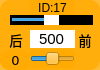
  <widget class="QWidget" name="widget_id17" native="true">
   <property name="geometry">
    <rect>
     <x>920</x>
     <y>20</y>
     <width>100</width>
     <height>70</height>
    </rect>
   </property>
   <property name="styleSheet">
    <string notr="true">background-color: rgb(255, 170, 0, 200);
border-radius:10px;</string>
   </property>
   <widget class="QLabel" name="label_ID17">
    <property name="geometry">
     <rect>
      <x>30</x>
      <y>0</y>
      <width>45</width>
      <height>16</height>
     </rect>
    </property>
    <property name="minimumSize">
     <size>
      <width>0</width>
      <height>10</height>
     </size>
    </property>
    <property name="font">
     <font>
      <family>Arial</family>
      <pointsize>9</pointsize>
     </font>
    </property>
    <property name="styleSheet">
     <string notr="true">background-color: rgb(255, 255, 255， 0);
border-radius:0px;</string>
    </property>
    <property name="text">
     <string>ID:17</string>
    </property>
    <property name="alignment">
     <set>Qt::AlignCenter</set>
    </property>
   </widget>
   <widget class="QSlider" name="horizontalSlider_pulse_id17">
    <property name="geometry">
     <rect>
      <x>10</x>
      <y>15</y>
      <width>83</width>
      <height>10</height>
     </rect>
    </property>
    <property name="autoFillBackground">
     <bool>false</bool>
    </property>
    <property name="styleSheet">
     <string notr="true">QSlider{background-color: rgb(0, 0, 0);
border-radius:0px;}
QSlider::handle {/*设置中间的那个滑动的键*/                           
    background:  rgb(255, 255, 255);
}</string>
    </property>
    <property name="minimum">
     <number>0</number>
    </property>
    <property name="maximum">
     <number>1000</number>
    </property>
    <property name="pageStep">
     <number>1</number>
    </property>
    <property name="value">
     <number>500</number>
    </property>
    <property name="orientation">
     <enum>Qt::Horizontal</enum>
    </property>
   </widget>
   <widget class="QSlider" name="horizontalSlider_dev_id17">
    <property name="geometry">
     <rect>
      <x>30</x>
      <y>50</y>
      <width>45</width>
      <height>18</height>
     </rect>
    </property>
    <property name="styleSheet">
     <string notr="true">background-color: rgb(255, 255, 255， 0);</string>
    </property>
    <property name="minimum">
     <number>-125</number>
    </property>
    <property name="maximum">
     <number>125</number>
    </property>
    <property name="pageStep">
     <number>1</number>
    </property>
    <property name="orientation">
     <enum>Qt::Horizontal</enum>
    </property>
   </widget>
   <widget class="QLabel" name="label_id17">
    <property name="geometry">
     <rect>
      <x>0</x>
      <y>50</y>
      <width>31</width>
      <height>20</height>
     </rect>
    </property>
    <property name="minimumSize">
     <size>
      <width>0</width>
      <height>10</height>
     </size>
    </property>
    <property name="font">
     <font>
      <family>DejaVu Sans</family>
      <pointsize>10</pointsize>
     </font>
    </property>
    <property name="styleSheet">
     <string notr="true">background-color: rgb(255, 255, 255， 0);</string>
    </property>
    <property name="text">
     <string>0</string>
    </property>
    <property name="alignment">
     <set>Qt::AlignCenter</set>
    </property>
   </widget>
   <widget class="QLineEdit" name="lineEdit_id17">
    <property name="geometry">
     <rect>
      <x>30</x>
      <y>30</y>
      <width>45</width>
      <height>18</height>
     </rect>
    </property>
    <property name="sizePolicy">
     <sizepolicy hsizetype="Fixed" vsizetype="Fixed">
      <horstretch>0</horstretch>
      <verstretch>0</verstretch>
     </sizepolicy>
    </property>
    <property name="font">
     <font>
      <family>Arial</family>
      <pointsize>11</pointsize>
     </font>
    </property>
    <property name="autoFillBackground">
     <bool>false</bool>
    </property>
    <property name="styleSheet">
     <string notr="true">background-color: rgb(255, 255, 255);
border-radius:0px;</string>
    </property>
    <property name="text">
     <string>500</string>
    </property>
    <property name="maxLength">
     <number>1000</number>
    </property>
    <property name="alignment">
     <set>Qt::AlignCenter</set>
    </property>
    <property name="dragEnabled">
     <bool>false</bool>
    </property>
    <property name="readOnly">
     <bool>false</bool>
    </property>
   </widget>
   <widget class="QLabel" name="label_back3">
    <property name="geometry">
     <rect>
      <x>6</x>
      <y>30</y>
      <width>20</width>
      <height>20</height>
     </rect>
    </property>
    <property name="font">
     <font>
      <pointsize>10</pointsize>
      <weight>50</weight>
      <italic>false</italic>
      <bold>false</bold>
     </font>
    </property>
    <property name="styleSheet">
     <string notr="true">background-color: rgb(255, 255, 255, 0);</string>
    </property>
    <property name="text">
     <string>后</string>
    </property>
    <property name="alignment">
     <set>Qt::AlignCenter</set>
    </property>
   </widget>
   <widget class="QLabel" name="label_front3">
    <property name="geometry">
     <rect>
      <x>75</x>
      <y>30</y>
      <width>20</width>
      <height>20</height>
     </rect>
    </property>
    <property name="font">
     <font>
      <pointsize>10</pointsize>
      <weight>50</weight>
      <italic>false</italic>
      <bold>false</bold>
     </font>
    </property>
    <property name="styleSheet">
     <string notr="true">background-color: rgb(255, 255, 255, 0);</string>
    </property>
    <property name="text">
     <string>前</string>
    </property>
    <property name="alignment">
     <set>Qt::AlignCenter</set>
    </property>
   </widget>
  </widget>
